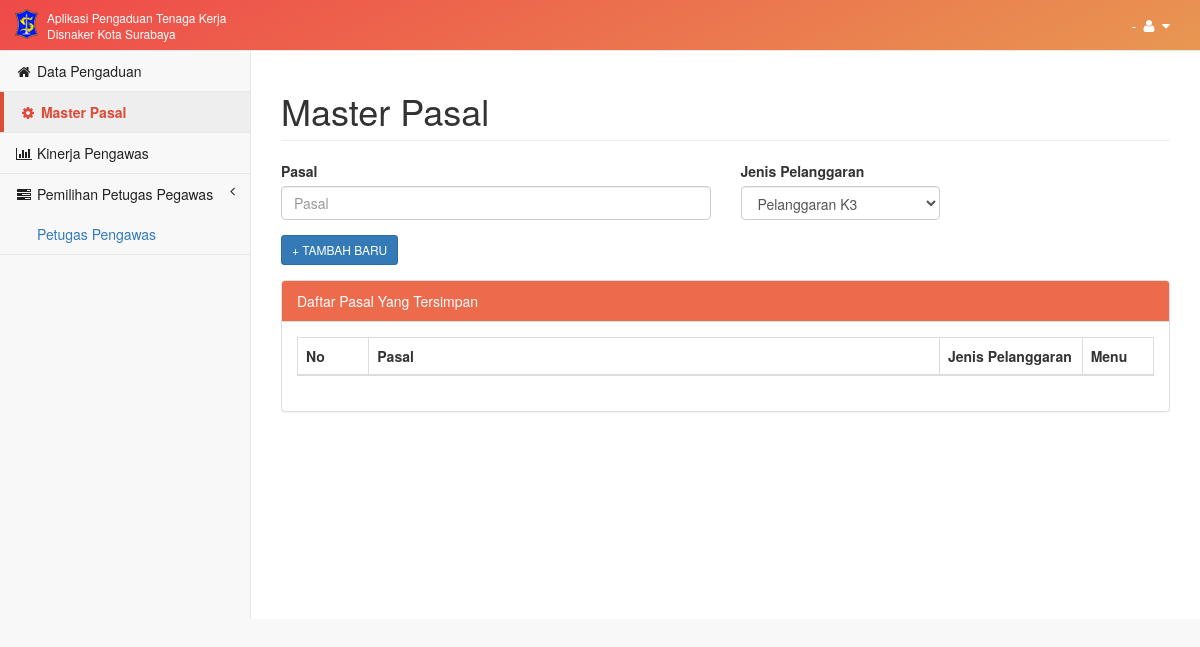
Before: /main/index/master-pasal with the older database file.
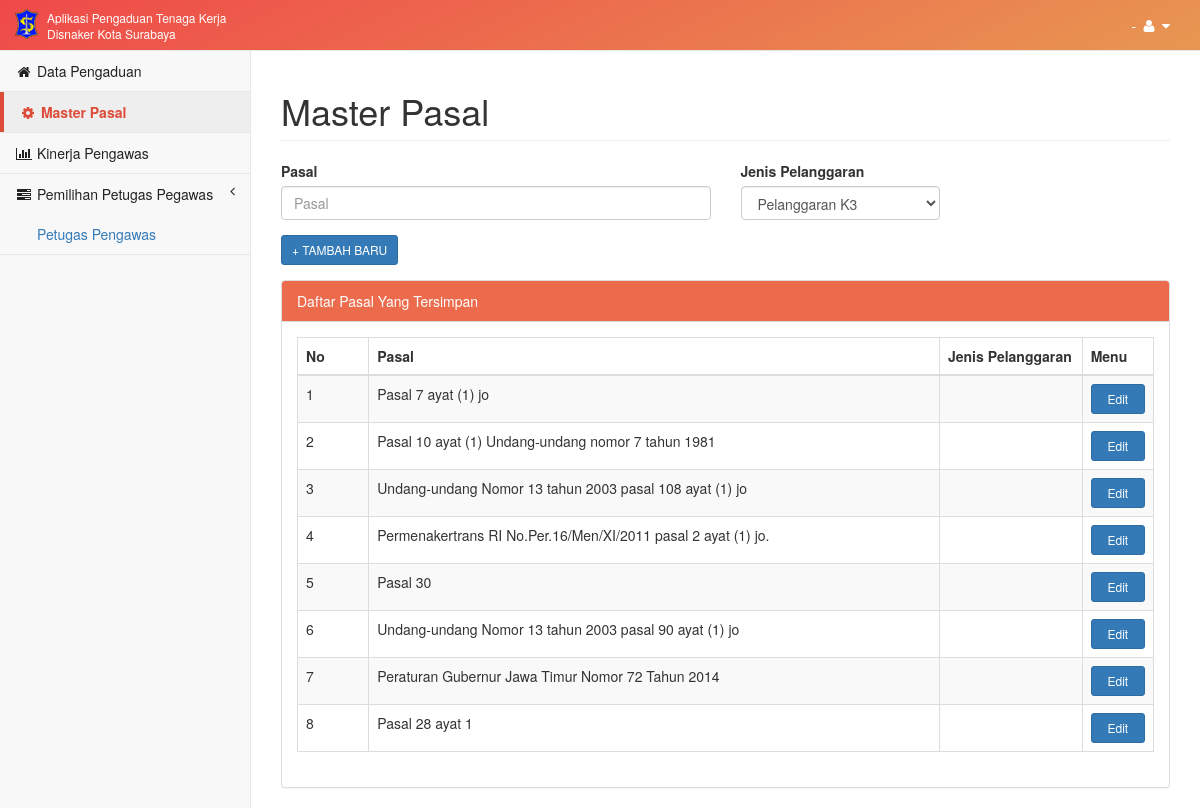
After: the same page with the newer database file.
### tables this page shows
CREATE TABLE IF NOT EXISTS `pasal` (
  `ID_PASAL` int(11) NOT NULL AUTO_INCREMENT,
  `NOMOR_PASAL` varchar(500) DEFAULT NULL,
  `KETERANGAN_PASAL` text,
  `JENIS_PASAL_PELANGGARAN` varchar(100) DEFAULT NULL,
  PRIMARY KEY (`ID_PASAL`)
);

### application/controllers/Main.php (called while the page is built, shortened)
<?php
class Main extends CI_Controller {
	public function index($page_name = 'home')
	{
		$title= str_replace("-"," ",$page_name);
		$id_tk=$this->input->get('id');
		if($page_name=='edit-pengadu'){
			$this->load->model('m_main');
			$data=array(
			'data_perseorangan' => $this->m_main->getUserPerseoranganInfo($id_tk),
			'title' => ucwords($title),
			'page_name' => $page_name
			);
		}
		elseif($page_name=='master-pasal'){
			$this->load->model('m_main');
			$data=array(
			'pasal' => $this->m_main->getDataPasal(),
			'title' => ucwords($title),
			'page_name' => $page_name
			);
		}
		$this->load->view('default/header',$data);
		$this->load->view('pages/'.$page_name,$data);
		$this->load->view('default/footer',$data);
	}
}

### index.php (called while the page is built, shortened)
<?php
require_once BASEPATH.'core/CodeIgniter.php';

### application/models/M_main.php (called while the page is built, shortened)
<?php
class M_main extends CI_Model{
	function getDataPasal(){
		$this->db->select("p.*");
		$this->db->from("pasal p");
		$query = $this->db->get();
		return $query->result();
	}
}

### application/views/pages/master-pasal.php (the view, shortened to what the changed rows need)
<link href="<?php echo base_url('assets/css/selectize.bootstrap3.css') ?>" rel="stylesheet">
<div id="wrapper">
        <div id="page-wrapper">
            <div class="row">
            <form method="post" action="<?php echo site_url('pengaduan/master_pasal_new') ?>" id="form_hasil_temuan">
                <div class="col-lg-12">
                    <h1 class="page-header">Master Pasal</h1>
                </div>
                </form>
            </div>
            <div class="row">
                <div class="col-lg-12">
                    <div class="panel panel-default">
                        <div class="panel-body">
                            <table width="100%" class="table table-striped table-bordered table-hover" id="dataTables-example">
                                <thead>
                                    <tr>
                                        <th class="col-xs-1">No</th>
                                        <th class="col-xs-8">Pasal</th>
                                        <th class="col-xs-2">Jenis Pelanggaran</th>
                                        <th class="col-xs-1">Menu</th>
                                    </tr>
                                </thead>
                                <tbody>
                                    <?php $count=1; foreach ($pasal as $key) { ?>
                                        <tr>
                                            <td><?php echo $count++; ?></td>
                                            <td><?php echo $key->KETERANGAN_PASAL; ?></td>
                                            <td><?php if($key->JENIS_PASAL_PELANGGARAN == 1 ){echo "Pelanggaran Normatif";} elseif($key->JENIS_PASAL_PELANGGARAN == 2){echo "Pelanggaran K3";} ?></td>
                                            <td><a class="btn btn-sm btn-primary btn-block" href="javascript:void(0)" onclick="editPasal(<?php echo $key->ID_PASAL; ?>)">Edit</a></td>
                                        </tr>
                                    <?php } ?>
                                </tbody>
                            </table>
                        </div>
                    </div>
                </div>
            </div>
        </div>
    </div>

Changed rows visible on the page:
added pasal: KETERANGAN_PASAL "Pasal 7 ayat (1) jo"
added pasal: KETERANGAN_PASAL "Pasal 10 ayat (1) Undang-undang nomor 7 tahun 1981"
added pasal: KETERANGAN_PASAL "Undang-undang Nomor 13 tahun 2003 pasal 108 ayat (1) jo"
added pasal: KETERANGAN_PASAL "Permenakertrans RI No.Per.16/Men/XI/2011 pasal 2 ayat (1) jo."
added pasal: KETERANGAN_PASAL "Pasal 30"
added pasal: KETERANGAN_PASAL "Undang-undang Nomor 13 tahun 2003 pasal 90 ayat (1) jo"
added pasal: KETERANGAN_PASAL "Peraturan Gubernur Jawa Timur Nomor 72 Tahun 2014"
added pasal: KETERANGAN_PASAL "Pasal 28 ayat 1"
